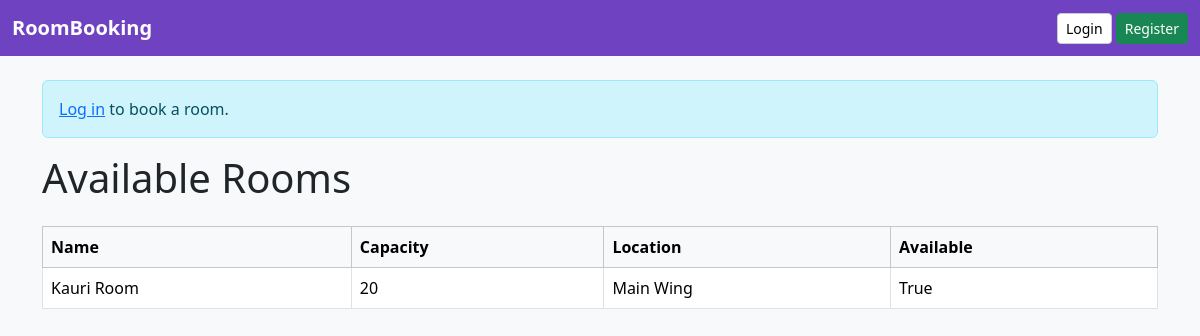
The page / on the database its author committed.
### rooms/models.py (models this page shows, shortened)
class Room(models.Model):
    name = models.CharField(max_length=100)
    capacity = models.PositiveIntegerField()
    location = models.CharField(max_length=100)
    available = models.BooleanField(default=True)

### rooms/views.py (the view)
# urls.py: path('', views.room_list, name='room_list'),
def room_list(request):
    rooms = Room.objects.all()
    return render(request, 'rooms/room_list.html', {'rooms': rooms})

### rooms/templates/rooms/room_list.html (shortened to what this page needs)
{% extends 'base.html' %}
{% block content %}
    {% if user.is_authenticated %}
        <p class="text-end">Welcome, <strong>{{ user.username }}</strong>!</p>
        <div class="text-end mb-3">
            <a href="{% url 'book_room' %}" class="btn btn-success">Book a Room</a>
        </div>
    {% else %}
        <div class="alert alert-info">
            <a href="{% url 'login' %}">Log in</a> to book a room.
        </div>
    {% endif %}
    <h1 class="mb-4">Available Rooms</h1>
    <table class="table table-bordered table-hover">
        <thead class="table-light">
            <tr>
                <th>Name</th>
                <th>Capacity</th>
                <th>Location</th>
                <th>Available</th>
            </tr>
        </thead>
        <tbody>
            {% for room in rooms %}
            <tr>
                <td>{{ room.name }}</td>
                <td>{{ room.capacity }}</td>
                <td>{{ room.location }}</td>
                <td>{{ room.available }}</td>
            </tr>
            {% empty %}
            <tr><td colspan="4">No rooms available.</td></tr>
            {% endfor %}
        </tbody>
    </table>
{% endblock %}

### rooms/templates/base.html (style rules this page uses)
body { background-color: #f8f9fa; }

### rows shown on the page
Room: name "Kauri Room", capacity "20", location "Main Wing", available "True"
